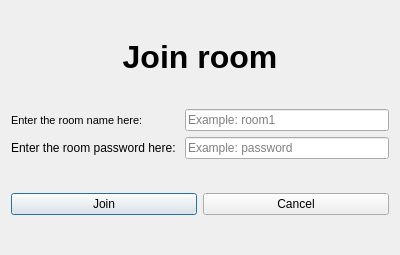
<?xml version="1.0" encoding="UTF-8"?>
<ui version="4.0">
 <class>Join_Room_Dialog</class>
 <widget class="QDialog" name="Join_Room_Dialog">
  <property name="geometry">
   <rect>
    <x>0</x>
    <y>0</y>
    <width>400</width>
    <height>255</height>
   </rect>
  </property>
  <property name="windowTitle">
   <string>Join room</string>
  </property>
  <layout class="QGridLayout" name="gridLayout_2">
   <item row="0" column="0" colspan="2">
    <widget class="QLabel" name="title_label">
     <property name="sizePolicy">
      <sizepolicy hsizetype="Preferred" vsizetype="Fixed">
       <horstretch>0</horstretch>
       <verstretch>0</verstretch>
      </sizepolicy>
     </property>
     <property name="font">
      <font>
       <pointsize>24</pointsize>
       <weight>75</weight>
       <bold>true</bold>
      </font>
     </property>
     <property name="autoFillBackground">
      <bool>false</bool>
     </property>
     <property name="text">
      <string>Join room</string>
     </property>
     <property name="textFormat">
      <enum>Qt::PlainText</enum>
     </property>
     <property name="alignment">
      <set>Qt::AlignCenter</set>
     </property>
    </widget>
   </item>
   <item row="1" column="0" colspan="2">
    <layout class="QGridLayout" name="gridLayout">
     <item row="1" column="0">
      <widget class="QLabel" name="room_pass_label">
       <property name="text">
        <string>Enter the room password here: </string>
       </property>
      </widget>
     </item>
     <item row="1" column="1">
      <widget class="QLineEdit" name="room_password">
       <property name="placeholderText">
        <string>Example: password</string>
       </property>
      </widget>
     </item>
     <item row="0" column="1">
      <widget class="QLineEdit" name="room_name">
       <property name="placeholderText">
        <string>Example: room1</string>
       </property>
      </widget>
     </item>
     <item row="0" column="0">
      <widget class="QLabel" name="room_name_label">
       <property name="font">
        <font>
         <pointsize>8</pointsize>
        </font>
       </property>
       <property name="text">
        <string>Enter the room name here:</string>
       </property>
      </widget>
     </item>
    </layout>
   </item>
   <item row="2" column="0">
    <widget class="QPushButton" name="join_btn">
     <property name="text">
      <string>Join</string>
     </property>
    </widget>
   </item>
   <item row="2" column="1">
    <widget class="QPushButton" name="cancel_btn">
     <property name="text">
      <string>Cancel</string>
     </property>
    </widget>
   </item>
  </layout>
 </widget>
 <resources/>
 <connections/>
</ui>
